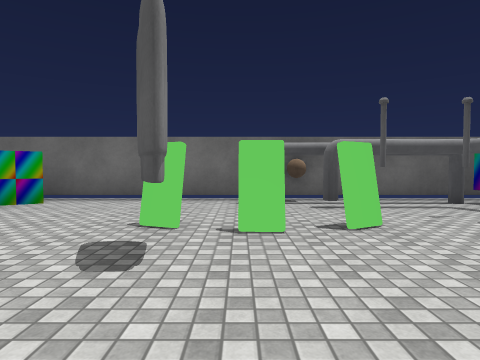
[1] (above)

15 first-person views from a walk through a 3-D level made in the Unity game engine. The camera is 1.3 m above the floor, tilts 2° down and sees 75° across. The floor is counted in squares, 2 m on a side. Each view is taken from the middle of a square. On the plan, view 1 faces up. The plan holds only what a view shows up to about 10 squares ahead; the rest is blank. The place goes on beyond the plan. Some surface patterns are stand-ins.

[2]
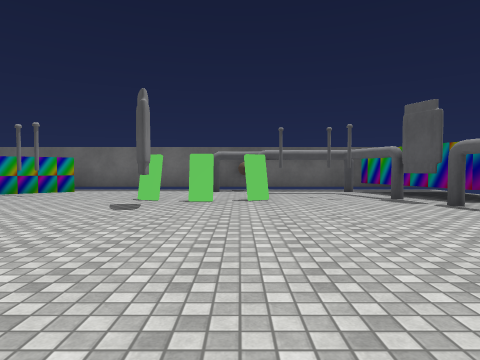

[3]
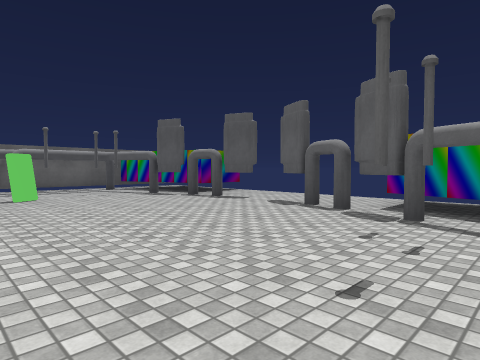

[4]
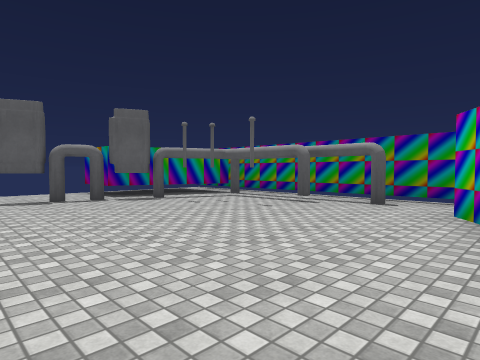

[5]
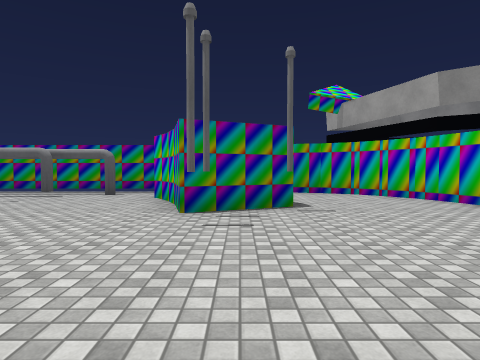

[6]
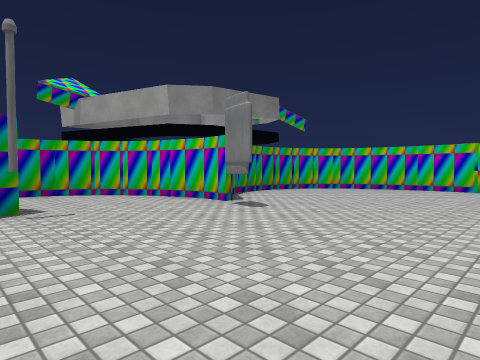

[7]
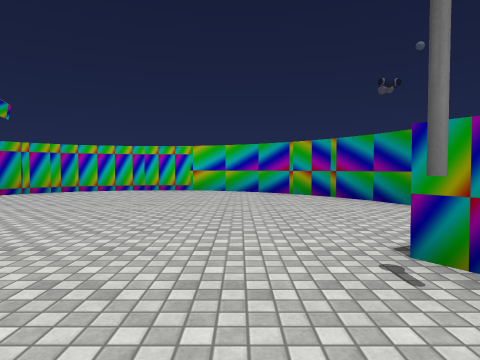

[8]
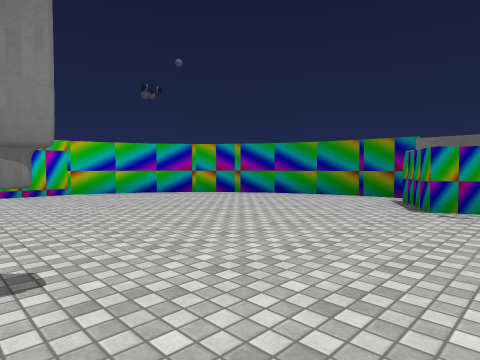

[9]
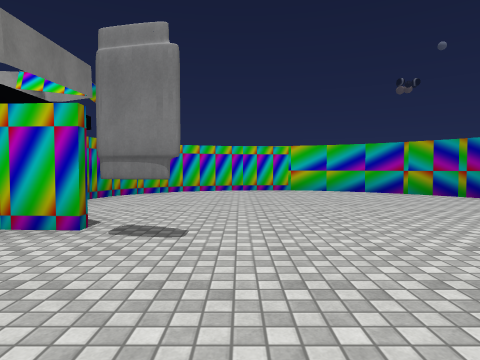

[10]
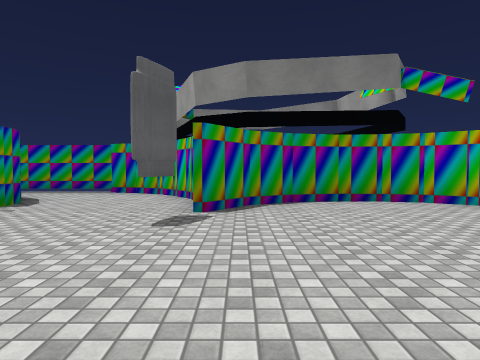

[11]
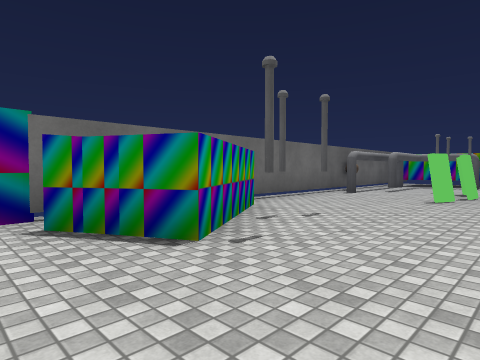

[12]
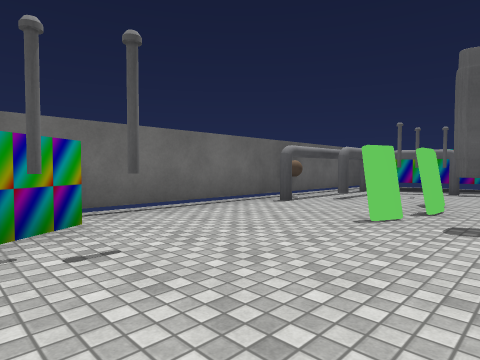

[13]
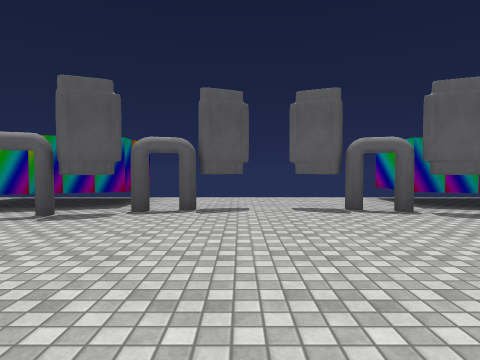

[14]
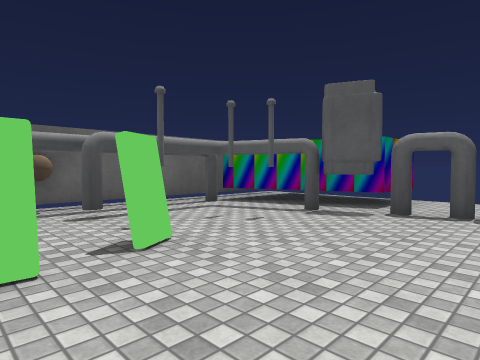

[15]
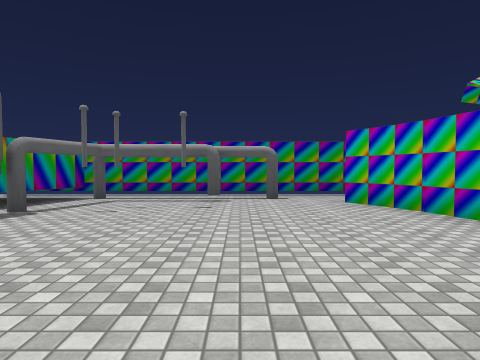

### Floor plan
Points are (right, up) in squares from view 1. A wall is a line through its corners. A room is listed if a view was taken in it or the views show most of it. See-through windows are left out.
Room 1 (views 1, 2, 3, 4, 5, 6, 7, 8, 9, 10, 11, 12, 13, 14, 15)
walls: (-1.8, -2.7) (-1.5, -3.5); (0.4, 3.2) (-0.1, 3.2); (-3.8, -3) (-3.9, -2.4) (-2.1, -1.6) (-1.8, -2.8); (-1.5, -3.4) (-1.1, -4.1); (-3.7, 5.9) (-6.3, 4.2) (-7.1, 5.9); (-7.3, -1.6) (-7.3, -2.6) (-7.1, -3.4) (-6.9, -3.9); (-6.9, -3.8) (-6.4, -4.6); (-6.5, -4.5) (-5.9, -5.1); (-6, -5) (-5.1, -5.5); (-6.9, 6.5) (-8.2, 6.5); (-5.3, -5.4) (-4.4, -5.6); (-4.5, -5.7) (5.5, -5.7); (-8.1, 6.5) (-9.4, 6.2); (-9.3, 6.2) (-10.4, 5.7); (-10.1, -3.3) (-9, -3.1) (-8.2, -2.6) (-7.4, -1.7); (-10.3, 5.8) (-11.4, 5.1); (-10.9, -3.2) (-9.9, -3.3); (-11.3, 5.2) (-12.2, 4.3); (4.5, -5.1) (5.5, -2) (7, -2); (-12.1, 4.4) (-12.9, 3.4); (-12.2, -2.6) (-11.6, -3) (-10.8, -3.3); (5.5, 6.5) (-4.1, 6.5); (-12.8, 3.6) (-13.3, 2.6); (7.1, 3) (5.5, 3) (4.5, 6.1); (-13.3, 2.7) (-13.6, 1.5) (-13.5, 0); (-13.4, -0.7) (-13, -1.7) (-12.1, -2.7); (-13.6, 0.2) (-13.3, -0.8)
objects: other object (-7, -1); other object (-6, 4); other object (-1, 2); other object (-1, 4); other object (1, 3) to (1, 4); other object (1, 6); other object (3, -3); other object (3, 4); other object (4, -3); other object (4, 4); other object (5, -2); other object (5, -1); other object (5, 0); other object (5, 1); other object (5, 2); other object (5, 3)

Positions as (right, up) in squares from view 1, and headings:
1: (0, 0), facing up
2: (1, -3), facing up
3: (0, -4), facing up-right
4: (-2, 1), facing down-right
5: (-3, 3), facing down
6: (-3, 3), facing down-left
7: (-4, 3), facing left
8: (-5, -1), facing up-left
9: (-4, 0), facing left
10: (-8, 3), facing down
11: (-8, 2), facing up-right
12: (-5, 2), facing up-right
13: (0, 1), facing right
14: (0, 1), facing up-right
15: (1, 2), facing down
